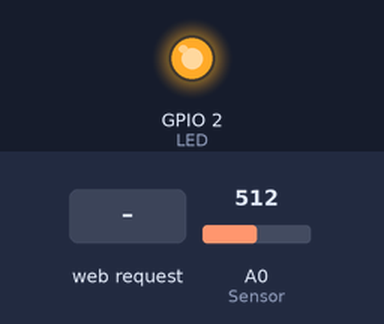
Bench run of a sketch on a simulated ESP8266 (NodeMCU). Parts: output pins drawn as LEDs (lit = HIGH). Inputs (shaded band) come from the test bench; at power-on: A0 (Sensor) = 512. WiFi joins after 1.5 s; servers stay silent unless stated; not simulated (calls return 0 or success): secrets.h; what the sketch prints to the serial monitor is not drawn.

Above: at 2.7 s.
2.8 s: HTTP request GET /LEDON received
At 3.2 s:
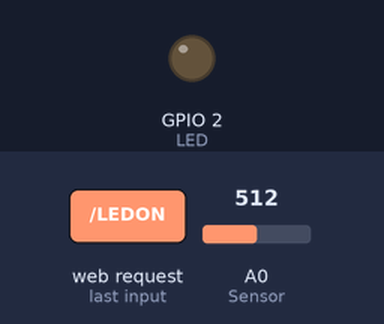
4.3 s: HTTP request GET /LEDOFF received
At 5.5 s:
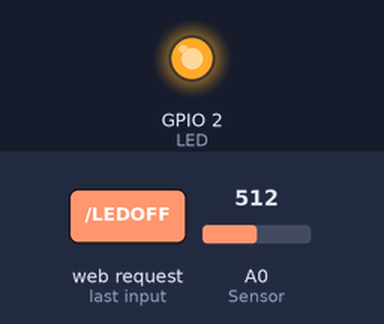
Timing chart, 0 to 7.3 s (numbered marks = the images above; inputs shaded):
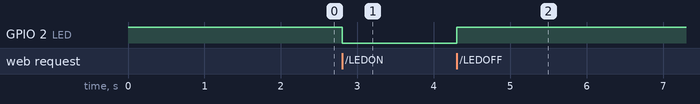

Measured:
- after the input at 2.8 s, GPIO 2 (LED): HIGH → LOW at once
- after the input at 4.3 s, GPIO 2 (LED): LOW → HIGH at once

The sketch:

NodeMCUBrowserControl.ino
```cpp
//Based on work by https://github.com/hansjny

#include <ESP8266WiFi.h>
#include "secrets.h"


#define DEBUG

#ifdef DEBUG
#define DEBUG_PRINTLN(x)  Serial.println (x)
#define DEBUG_PRINT(x)    Serial.print(x)
#else
#define DEBUG_PRINTLN(x)
#define DEBUG_PRINT(x)
#endif


int state = HIGH;
int sensorReading = 0;

const char on = LOW;
const char off = HIGH;

const int LED = LED_BUILTIN;
const int Sensor = A0;


const char* ssid = MYSSID;
const char* password = MYPASS;
const int port = 8080;
WiFiServer server(port);
WiFiClient client;

void setup()
{
  Serial.begin(115200);
  pinMode(LED, OUTPUT);
  pinMode(Sensor, INPUT);
  digitalWrite(LED, off);

  DEBUG_PRINT("Connecting");
  WiFi.begin(ssid, password);
  while (WiFi.status() != WL_CONNECTED)
  {
    delay(500);
    DEBUG_PRINT(".");
  }
  DEBUG_PRINTLN("WiFi connected");
  server.begin();  // Starts the Server
  DEBUG_PRINTLN("Server started");

  DEBUG_PRINT("IP Address of network: "); // Prints IP address on Serial Monitor
  DEBUG_PRINTLN(WiFi.localIP());
  DEBUG_PRINT("Copy and paste the following URL: http://");
  DEBUG_PRINT(WiFi.localIP());
  DEBUG_PRINT(":");
  DEBUG_PRINT(port);
  DEBUG_PRINTLN("/");
}

void loop()
{
  client = server.available();
  if (!client)
  {
    return;
  }
  DEBUG_PRINTLN("Waiting for new client");
  while (!client.available())
  {
    delay(1);
  }

  String request = client.readStringUntil('\r');
  DEBUG_PRINTLN(request);
  client.flush();


  if (request.indexOf("/LEDON") != -1)
  {
    digitalWrite(LED, on); // Turn ON LED
    state = on;
    sensorReading = analogRead(Sensor);
  }
  if (request.indexOf("/LEDOFF") != -1)
  {
    digitalWrite(LED, off); // Turn OFF LED
    state = off;
    sensorReading = analogRead(Sensor);
  }
  if (request.indexOf("/READING") != -1)
  {
    sensorReading = analogRead(Sensor);
  }
  serveWebsite();
}


void serveWebsite() {


  /*------------------HTML Page Creation---------------------*/

  client.println("HTTP/1.1 200 OK"); // standalone web server with an ESP8266
  client.println("Content-Type: text/html");
  client.println("");
  client.println("<!DOCTYPE HTML>");
  client.println("<html>");

  client.println("<head>");
  client.println("<title>LED TOGGLE</title>");
  client.println("</head>");
  client.print("<body>");
  client.println("<header id=\"main-header\">");
  client.println("<h1>LED TOGGLE</h1>");
  client.println("<h4>by Green Shoe Garage</h4>");
  client.println("</header>");

  if (state == off)
  {
    client.print("<font size=\"14\"\" color=\"red\"\">OFF</font>");
  }
  else
  {
    client.print("<font size=\"14\"\" color=\"green\"\">ON</font>");
  }


  client.print("<br>");
  client.print("<br>");
  client.println("<a href=\"/LEDON\"\"><button class=\"button\">ON</button></a>");
  client.println("<a href=\"/LEDOFF\"\"><button class=\"button\">OFF</button></a>");
  client.print("<br>");
  client.print("<br>");

  if (sensorReading > 1)
  {
    client.print("<font size=\"14\"\" color=\"red\"\">Sensor Reading: </font>");
    client.print("<font size=\"14\"\" color=\"red\"\">");
    client.print(sensorReading);
    client.print("</font>");
  }
  else
  {
    client.print("<font size=\"14\"\" color=\"blue\"\">Sensor Reading: </font>");
    client.print("<font size=\"14\"\" color=\"blue\"\">");
    client.print(sensorReading);
    client.print("</font>");
  }

  client.print("<br>");
  client.println("<a href=\"/READING\"\"><button class=\"button\">GET SENSOR READING</button></a>");
  client.print("</body>");
  client.println("</html>");

  delay(1);
  DEBUG_PRINTLN("Client disonnected");
  DEBUG_PRINTLN("");
}
```
